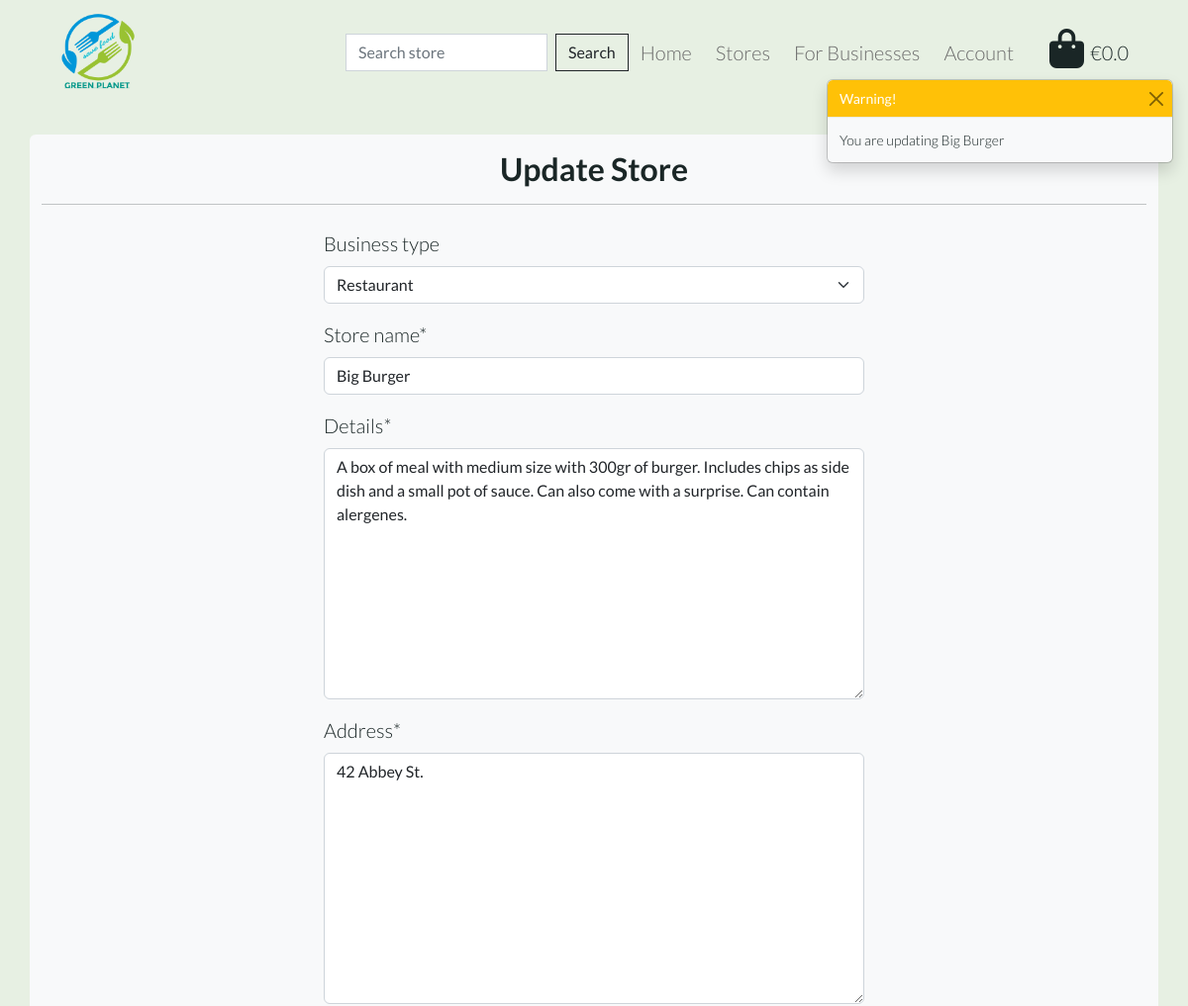
Before: /stores/edit_store/1/ (signed in, upper part) with the older database file.
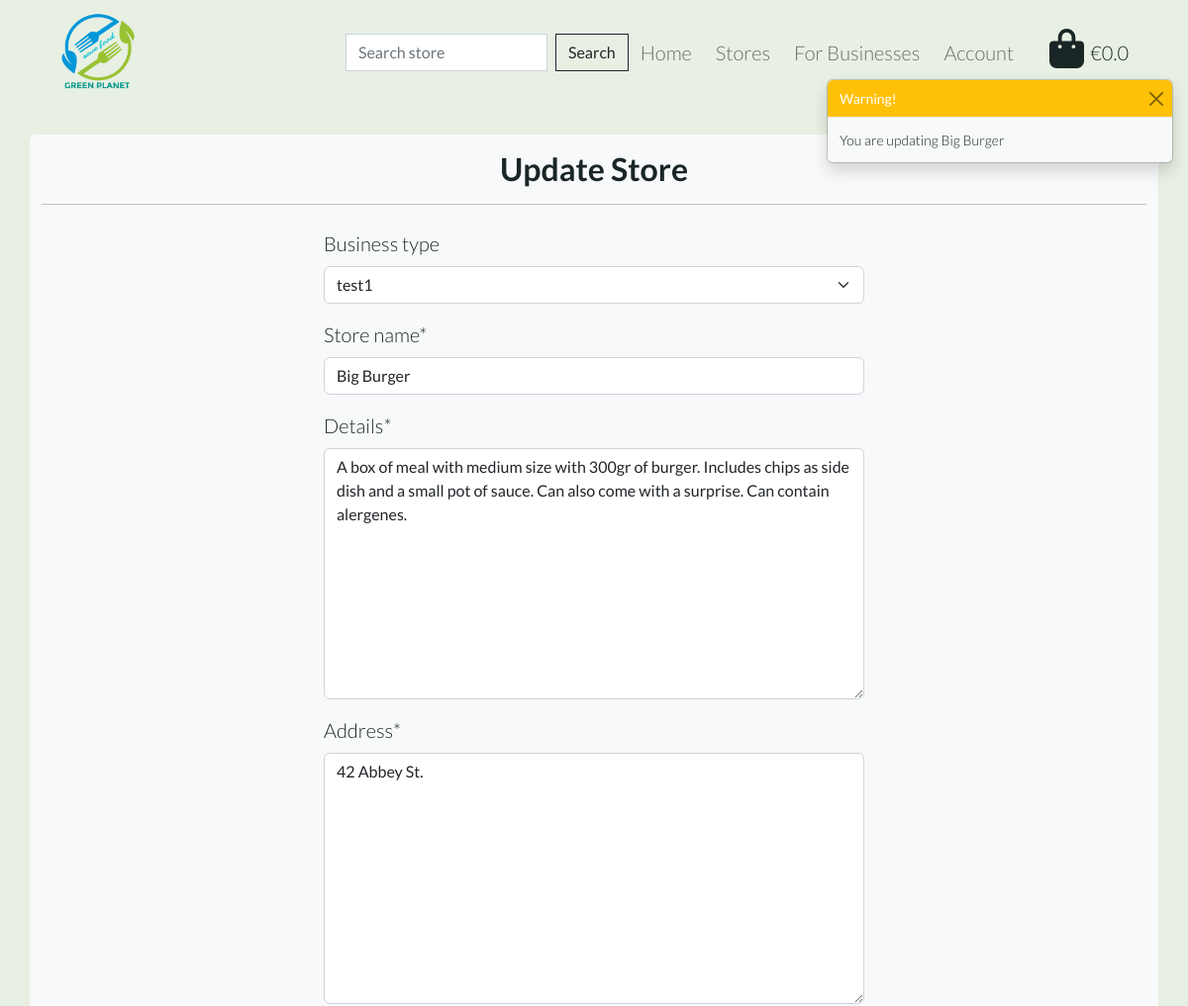
After: the same page with the newer database file.
### store/models.py (models this page shows)
class Store(models.Model):
    business_type = models.ForeignKey(
        'BusinessType', null=True, blank=True, on_delete=models.SET_NULL
    )
    store_name = models.CharField(max_length=255)
    details = models.TextField()
    address = models.TextField()
    original_price = models.DecimalField(max_digits=6, decimal_places=2)
    price = models.DecimalField(max_digits=6, decimal_places=2)
    rating = models.DecimalField(
        max_digits=6, decimal_places=2, null=True, blank=True
    )
    favourites = models.ManyToManyField(
        User, related_name='favourite', default=None, blank=True
    )
    image = models.ImageField(null=True, blank=True)
    def __str__(self):
        return self.store_name

### store/views.py (the view)
# urls.py: path('edit_store/<int:store_id>/', views.edit_store, name='edit_store'),
@login_required
def edit_store(request, store_id):
    if not request.user.is_superuser:
        messages.error(request, 'RESTRICTED PAGE! Only staff members\
             can access this page. Sorry!')
        return redirect(reverse('home'))
    store = get_object_or_404(Store, pk=store_id)
    if request.method == 'POST':
        form = StoreForm(request.POST, request.FILES, instance=store)
        if form.is_valid():
            form.save()
            messages.info(request, 'You  have updated this store!')
            return redirect(reverse('store_detail', args=[store.id]))
        else:
            messages.error(request,
                           ('Update error. '
                            'Please make sure the form is valid.'))
    else:
        form = StoreForm(instance=store)
        messages.warning(request, f'You are updating {store.store_name}')
    template = 'stores/edit_store.html'
    context = {
        'form': form,
        'store': store,
    }
    return render(request, template, context)

### store/forms.py
class StoreForm(forms.ModelForm):
    class Meta:
        model = Store
        exclude = ('favourites',)
    image = forms.ImageField(
        label='Image', required=False, widget=CustomClearableFileInput
    )
    def __init__(self, *args, **kwargs):
        super().__init__(*args, **kwargs)
        business_type = BusinessType.objects.all()
        friendly_names = [(b.id, b.get_friendly_name()) for b in business_type]
        self.fields['business_type'].choices = friendly_names

### bag/contexts.py (called while the page is built, shortened)
def bag_contents(request):
    bag_items = []
    grand_total = 0
    bag = request.session.get('bag', {})
    context = {
        'bag_items': bag_items,
        'grand_total': grand_total,
    }
    return context

### store/models.py (called while the page is built)
    def get_friendly_name(self):
        return self.friendly_name

### store/templates/stores/edit_store.html (shortened to what this page needs)
{% extends "base.html" %}
{% load static %}
{% load crispy_forms_tags %}
{% block extra_css %}
    <link rel="stylesheet" href="{% static 'checkout/css/checkout.css' %}">
{% endblock %}
{% block content %}
<div class="container mt-2 mb-5 min-h-page bg-light rounded py-2">
    <div class="row">
        <div class="col-12 text-center py-2">
            <h2 class="fw-bold">Update Store</h2>
            <hr class="my-3">
        </div>
    </div>
    <div class="row d-flex justify-content-center">
        <div class="col-12 col-md-6">
            <form method="POST" action="{% url 'edit_store' store.id %}" class="form mb-5" enctype="multipart/form-data">
                {% for field in form %}
                    {% if field.name != 'image' %}
                        {{ field | as_crispy_field }}
                    {% else %}
                        {{ field }}
                    {% endif %}
                {% endfor %}
            </form>
        </div>
    </div>
</div>
{% endblock %}

Changed rows visible on the page:
changed Store "Big Burger": business_type "Restaurant" → "test1"
